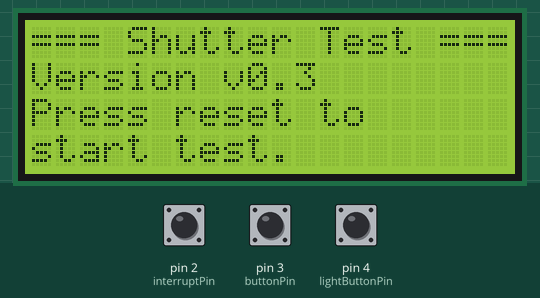
Simulated run of this sketch. Board: Arduino Uno, built with avr-gcc and run on an emulated ATmega328P. Shown: 20×4 character LCD. The test bench sets the inputs (shaded band); at power-on: pin 3 (buttonPin) HIGH, pin 2 (interruptPin) HIGH, pin 4 (lightButtonPin) HIGH. What the sketch prints to the serial monitor is not drawn.

Above: at 0.9 s.
1.0 s: pin 3 (buttonPin) pulled LOW for 0.15 s
At 2.2 s:
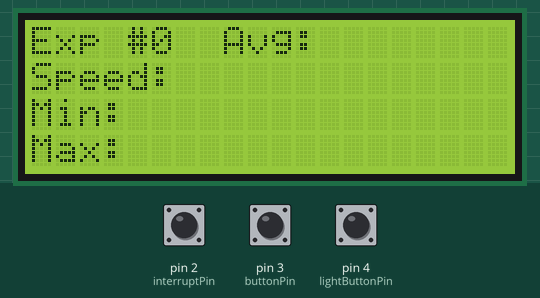
2.6 s: pin 2 (interruptPin) pulled LOW for 0.15 s
At 3.5 s:
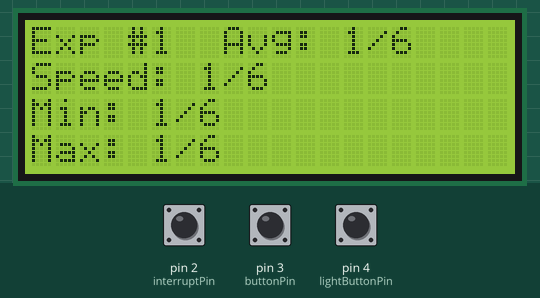
4.3 s: pin 4 (lightButtonPin) pulled LOW for 0.15 s
At 5.1 s:
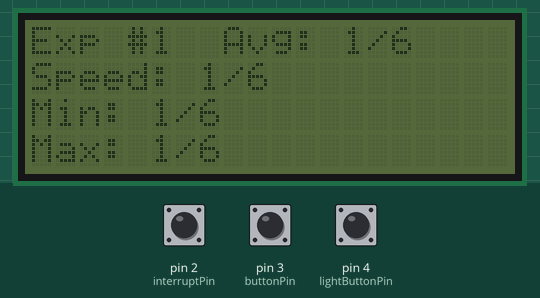
5.9 s: pin 3 (buttonPin) pulled LOW for 1 s
At 6.2 s:
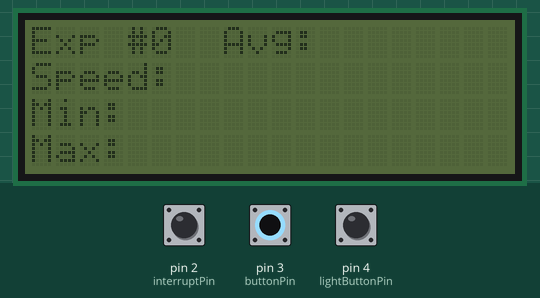
8.4 s: pin 2 (interruptPin) pulled LOW for 1 s
At 10.5 s:
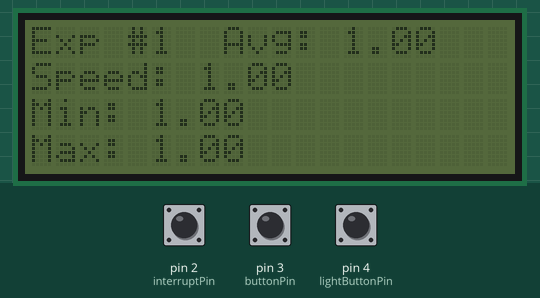
10.9 s: pin 2 (interruptPin) pulled LOW for 0.15 s
At 12.2 s:
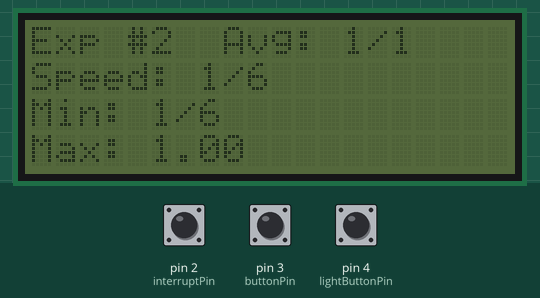
Timing chart, 0 to 13.6 s (numbered marks = the images above; inputs shaded):
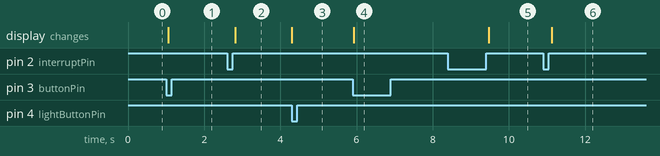

Measured:
- after the input at 1.0 s, the display: changes after 0.06 s (image 1)
- after the input at 2.6 s, the display: changes after 0.22 s (image 2)
- after the input at 4.3 s, the display: changes at once (image 3)
- after the input at 5.9 s, the display: changes at once (image 4)
- after the input at 8.4 s, the display: changes after 1.1 s (image 5)
- after the input at 10.9 s, the display: changes after 0.22 s (image 6)

The sketch:

shutter-tester.ino
```cpp
// (licence header left out)
#include <Wire.h>
#include <LiquidCrystal_I2C.h>

/*
   Initialise an LCD

   Please note that some I2C chips use a different address. If your display
   doesn't display anything, comment the active line and uncomment the other
   line.
*/
LiquidCrystal_I2C lcd(0x27, 20, 4);
//LiquidCrystal_I2C lcd(0x3F, 20, 4);

// Version
const String version = "v0.3";
// Pin for IR sensor
const byte interruptPin = 2;
// Pin for reset button
const byte buttonPin = 3;
// Pin for light toggle button
const byte lightButtonPin = 4;
boolean exposed = false;
// Variables for storing beginning and end time of exposure
unsigned long start_time = 0;
unsigned long end_time = 0;
// Exposure counter
int exposure = 0;
// Store the minimum and maximum exposure of a test run
unsigned long mintime = 0;
unsigned long maxtime = 0;
// Sum of times
unsigned long sum = 0;
String mintime_s = "";
String maxtime_s = "";
// Store if LCD light should be on or off
boolean light = false;

void setup() {
  // Initialise serial line for printing CSVs of results.
  Serial.begin(9600);
  // Initialise pin for IR sensor input and attach an interrupt to it
  pinMode(interruptPin, INPUT_PULLUP);
  attachInterrupt(digitalPinToInterrupt(interruptPin), exp, CHANGE);
  /*
     Initialise pins for buttons.
     WARNING: don't forget to define it as an input w/ pullup. If you
     don't you'll very likely fry your Arduino!
  */
  pinMode(buttonPin, INPUT_PULLUP);
  pinMode(lightButtonPin, INPUT_PULLUP);
  // Initialise LCD and print intro
  lcd.init();
  lcd.backlight();
  light = true;
  lcd.setCursor(0, 0);
  lcd.print("=== Shutter Test ===");
  lcd.setCursor(0, 1);
  lcd.print("Version " + version);
  lcd.setCursor(0, 2);
  lcd.print("Press reset to");
  lcd.setCursor(0, 3);
  lcd.print("start test.");
  // Catch reset button press
  while (digitalRead(buttonPin) == HIGH)
  {
    if (digitalRead(lightButtonPin) == LOW)
    {
      toggle_light();
      while (!digitalRead(lightButtonPin));
    }
  }
  setup_lcd();
}

void setup_lcd() {
  /*
     Method for setting up the LCD for the next round
     of shutter tests.
  */
  lcd.clear();
  lcd.setCursor(0, 0);
  lcd.print("Exp #" + String(exposure));
  lcd.setCursor(8, 0);
  lcd.print("Avg:");
  lcd.setCursor(0, 1);
  lcd.print("Speed:");
  lcd.setCursor(0, 2);
  lcd.print("Min:");
  lcd.setCursor(0, 3);
  lcd.print("Max:");
}

void loop() {
  // If the reset button is pressed, reset shutter test.
  if (digitalRead(buttonPin) == LOW or exposure == 100)
  {
    reset();
  }
  // If light button is pressed, toggle LCD background light.
  if (digitalRead(lightButtonPin) == LOW)
  {
    toggle_light();
    // Endless loop until button is released.
    while (!digitalRead(lightButtonPin));
  }
  // If a complete shutter release and reset was detected,
  // print the measured result.
  if (exposed)
  {
    unsigned long timed;
    String s = "";
    exposure++;
    if (start_time > 0 && start_time < end_time)
    {
      // Calculate time difference between start and end of exposure in milliseconds.
      timed = end_time - start_time;
      s = t_to_string(timed);
      // Check if the last exposure is a new minimum.
      if (timed < mintime || mintime == 0)
      {
        mintime = timed;
        mintime_s = s;
      }
      // Check if the last exposure is a new maximum.
      if (timed > maxtime)
      {
        maxtime = timed;
        maxtime_s = s;
      }
    }
    sum += timed;
    unsigned long avg = sum / exposure;
    print_result(s, t_to_string(avg));
    Serial.println(String(exposure) + "," + String(timed) + "," + String(mintime) + "," + String(maxtime) + "," + String(avg));
    exposed = false;
  }
}

void print_result(String s, String avg) {
  /*
     Method for LCD output of results.
  */
  lcd.setCursor(5, 0);
  lcd.print("   ");
  lcd.setCursor(5, 0);
  lcd.print(String(exposure));
  lcd.setCursor(13, 0);
  lcd.print("       ");
  lcd.setCursor(13, 0);
  lcd.print(avg);
  lcd.setCursor(7, 1);
  lcd.print("            ");
  lcd.setCursor(7, 1);
  lcd.print(s);
  lcd.setCursor(5, 2);
  lcd.print("               ");
  lcd.setCursor(5, 2);
  lcd.print(mintime_s);
  lcd.setCursor(5, 3);
  lcd.print("               ");
  lcd.setCursor(5, 3);
  lcd.print(maxtime_s);
}

String t_to_string(unsigned long timed) {
  /*
     Method for formating unsigned long timed (measured speed in milliseconds)
     to a string "x.xs" for speeds over 1s and "1/xs" for speeds unter a
     second. Returns string of converted time.
  */
  String s = "";
  if (timed >= 1000)
  {
    // Format shutter times >1s.
    s = String((float)timed / 1000.0);
  }
  else
  {
    // Format shutter times <1s.
    s = String("1/" + String(int(1.0 / (float(timed) / 1000.0))));
  }
  return s;
}

void exp() {
  /*
     Method called by interrupt attached to IR sensor output.
  */
  unsigned long temp_time = millis();
  // Pin is LOW if IR sensor detects IR (i. e. shutter is open).
  if (digitalRead(interruptPin) == LOW)
  {
    start_time = temp_time;
  }
  // Pin is HIGH if IR sensor doesn't detect IR (i. e. shutter is closed).
  else
  {
    if (not exposed)
    {
      end_time = temp_time;
      exposed = true;
    }
  }
}

void toggle_light() {
  /*
     Method that toggles the LCD's backlight.
  */
  if (light)
  {
    lcd.noBacklight();
    light = false;
  }
  else
  {
    lcd.backlight();
    light = true;
  }
}

void reset() {
  /*
     Method for resetting the LCD's content and some variables.
  */
  exposed = false;
  exposure = 0;
  sum = 0;
  mintime = 0;
  maxtime = 0;
  mintime_s = "";
  maxtime_s = "";
  setup_lcd();
}
```
